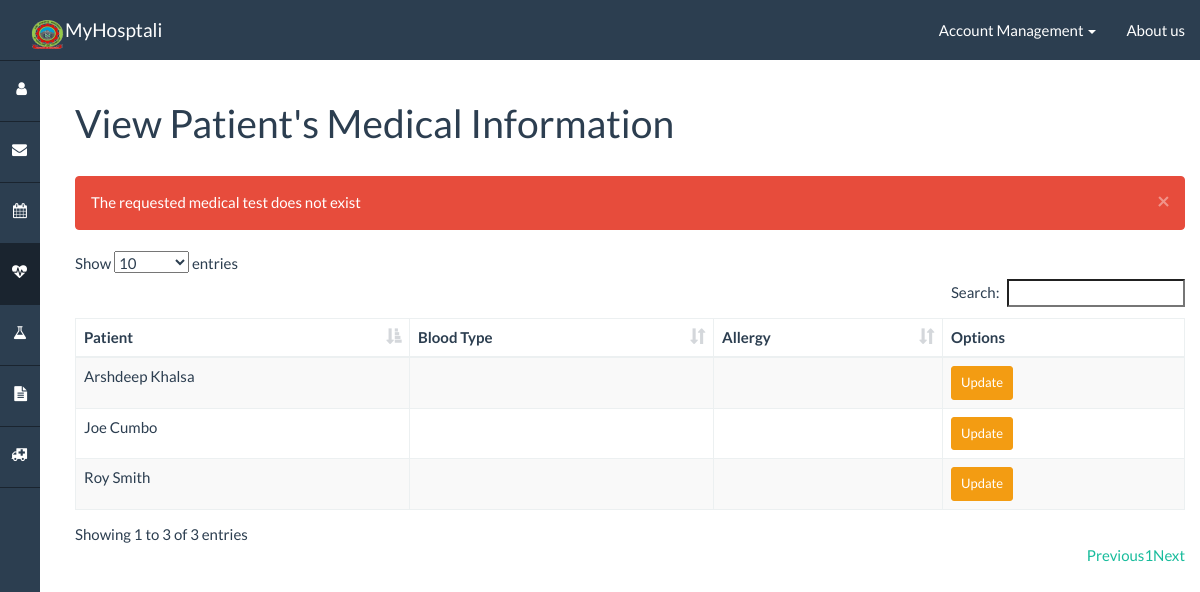
The page /medicalinfo/list/ (signed in) on the database its author committed.
### healthnet/models.py (models this page shows, shortened)
class MedicalInfo(models.Model):
    BLOOD = (
        ('A+', 'A+ Type'),
        ('B+', 'B+ Type'),
        ('AB+', 'AB+ Type'),
        ('O+', 'O+ Type'),
        ('A-', 'A- Type'),
        ('B-', 'B- Type'),
        ('AB-', 'AB- Type'),
        ('O-', 'O- Type'),
    )
    account = models.ForeignKey(Account, related_name="medicalinfo_account")
    bloodType = models.CharField(max_length=10, choices=BLOOD)
    allergy = models.CharField(max_length=100)
    alzheimer = models.BooleanField(default=False)
    asthma = models.BooleanField(default=False)
    diabetes = models.BooleanField(default=False)
    stroke = models.BooleanField(default=False)
    comments = models.CharField(max_length=700)

class Account(models.Model):
    ACCOUNT_UNKNOWN = 0
    ACCOUNT_PATIENT = 10
    ACCOUNT_NURSE = 20
    ACCOUNT_DOCTOR = 30
    ACCOUNT_ADMIN = 40
    ACCOUNT_TYPES = (
        (ACCOUNT_UNKNOWN, "Unknown"),
        (ACCOUNT_PATIENT, "Patient"),
        (ACCOUNT_NURSE, "Nurse"),
        (ACCOUNT_DOCTOR, "Doctor"),
        (ACCOUNT_ADMIN, "Admin"),
    )
    EMPLOYEE_TYPES = (
        (ACCOUNT_NURSE, "Nurse"),
        (ACCOUNT_DOCTOR, "Doctor"),
        (ACCOUNT_ADMIN, "Admin"),
    )
    role = models.IntegerField(default=0, choices=ACCOUNT_TYPES)
    profile = models.OneToOneField(Profile)
    user = models.OneToOneField(User)
    class Admin:
        list_display = (
            'role',
            'profile',
            'user'
        )

class Profile(models.Model):
    GENDER = (
        ('M', "Male"),
        ('F', "Female"),
    )
    firstname = models.CharField(blank=True, max_length=50)
    lastname = models.CharField(blank=True, max_length=50)
    insurance = models.CharField(blank=True, max_length=50)
    emergencyContactName = models.CharField(blank=True, max_length=50)
    emergencyContactNumber = models.CharField(blank=True, max_length=20)
    sex = models.CharField(blank=True, max_length=1, choices=GENDER)
    birthday = models.DateField(default=date(1000, 1, 1))
    phone = models.CharField(blank=True, max_length=20)
    allergies = models.CharField(blank=True, max_length=250)
    created = models.DateTimeField(auto_now_add=True)
    prefHospital = models.ForeignKey(Hospital, null=True, related_name="profiles_prefhospital")
    linkedEmergencyContact = models.ForeignKey('Account', null=True, related_name="profiles_contact")
    primaryCareDoctor = models.ForeignKey('Account', null=True, related_name="profiles_primarycaredoctor")
    def __str__(self):
        return self.firstname + " " + self.lastname

### healthnet/views_medicalInfo.py (the view)
# urls.py: url(r'^medicalinfo/list/$', views_medicalInfo.list_view, name='medicalinfo/list'),
def list_view(request):
    authentication_result = views.authentication_check(
        request,
        [Account.ACCOUNT_NURSE, Account.ACCOUNT_DOCTOR]
    )
    if authentication_result is not None: return authentication_result
    template_data = views.parse_session(request)
    template_data['query'] = MedicalInfo.objects.filter(account__role=Account.ACCOUNT_PATIENT)
    return render(request, 'healthnet/medicalinfo/list.html', template_data)

### healthnet/templatetags/app_filters.py (called while the page is built)
@register.filter(name='isAuthenticated')
def isAuthenticated(user):
    return user.is_authenticated()

### healthnet/views.py (called while the page is built)
def parse_session(request, template_data=None):
    if template_data is None:
        template_data = {}
    if request.session.has_key('alert_success'):
        template_data['alert_success'] = request.session.get('alert_success')
        del request.session['alert_success']
    if request.session.has_key('alert_danger'):
        template_data['alert_danger'] = request.session.get('alert_danger')
        del request.session['alert_danger']
    return template_data

### templates/healthnet/medicalinfo/list.html (shortened to what this page needs)
{% extends "base.html" %}
{% load app_filters %}
{% block sidebar_medicalinfo %}active{% endblock %}
{% block body_header %}
    View Patient's Medical Information
{% endblock %}
{% block body %}
    <table id="datatable" class="table table-hover table-striped table-bordered">
        <thead>
            <th>Patient</th>
            <th>Blood Type</th>
            <th>Allergy</th>
            <th data-defaultsort='disabled'>Options</th>
        </thead>
        <tbody>
            {% for medicalinfo in query %}
                <tr>
                    <td>{{ medicalinfo.account.profile }}</td>
                    <td>{{ medicalinfo.bloodType }}</td>
                    <td>{{ medicalinfo.allergy }}</td>
                    <td>
                        {% if not user.account.role == 10 %}
                            <a class="btn btn-warning btn-sm" href="/medicalinfo/update/?pk={{ medicalinfo.pk }}" role="button">Update</a>
                        {% endif %}
                    </td>
                </tr>
            {% endfor %}
    </table>
{% endblock %}

### healthnet/static/css/dashboard.css (style rules this page uses)
body,html { height: 100%; }

### rows shown on the page
MedicalInfo: account.profile "Joe Cumbo"
MedicalInfo: account.profile "Arshdeep Khalsa"
MedicalInfo: account.profile "Roy Smith"

### other values the page prints
{{ alert_danger }} "The requested medical test does not exist"
